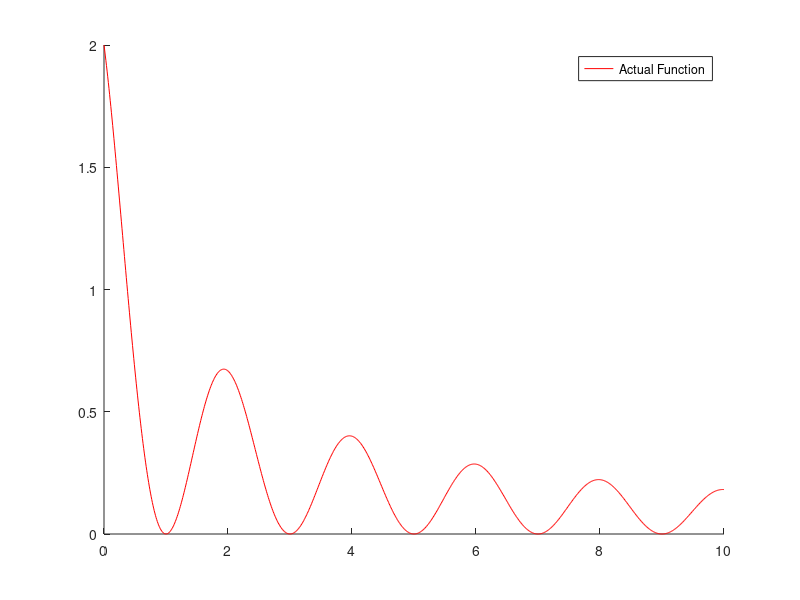

MATLAB code to generate this figure: (Note: this script raises an error after producing the figure.)
clear;

f = @(x) (1 + cos(pi * x)) ./ (1+x) ; 


hold all;
% plot the function;
x = 0 : 0.01 : 10 ;
plot(x , f(x) , "r;Actual Function;");


x = linspace(0,10,21); %% 21 points from 0 10 interval
y = f(x); %% value of function in those 21 points

xx = linspace(0,10,50); %% interpolation points
L = [];
for i = 1 : length(xx)
  L = [L , lagrange(x,y,xx(i))];
endfor
plot(xx, L , "b;Interpolated function;");
legend("show");